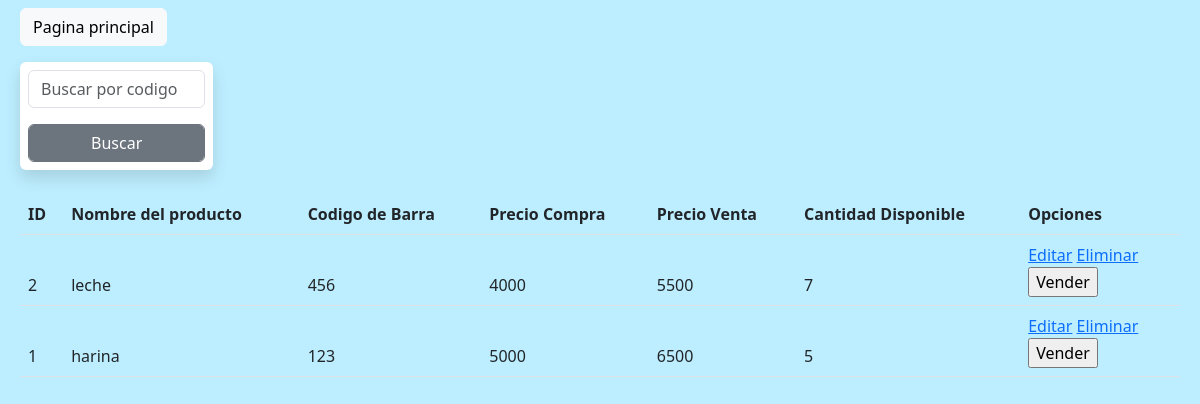
The app's page /buscador.php with its own data.
### tables this page shows
CREATE TABLE `productos` (
  `id` int(4) NOT NULL,
  `nombre` varchar(30) NOT NULL,
  `codigo` varchar(20) NOT NULL,
  `preciocompra` int(7) NOT NULL,
  `precioventa` int(7) NOT NULL,
  `cantidad` int(4) NOT NULL
);

### buscador.php (the view, shortened to what this page needs)
<?php
    $conexion=mysqli_connect('localhost','root','','inventario');
?>
<!DOCTYPE html>
<html lang="en">
<head>
    <link rel="stylesheet" href="css/bootstrap.css">
    <link rel="stylesheet" href="css/index.css">
</head>
<body>
    <a class="mb-3 btn btn-light" href="index.php">Pagina principal</a>
        <div class="containe bg-white rounded shadow p-2 col-xl-2 col-lg-3">
            <form action="buscador.php" method="post">
                <div class="mb-3"><input class="form-control" placeholder="Buscar por codigo" type="text" name="buscar" id=""></div>
                <input class="btn btn-secondary form-control" type="submit" value="Buscar">
            </form>
        </div>
        <br>
        <table class="table table-striped">
            <thead>
                <tr>
                    <th>ID</th>
                    <th>Nombre del producto</th>
                    <th>Codigo de Barra</th>
                    <th>Precio Compra</th>
                    <th>Precio Venta</th>
                    <th>Cantidad Disponible</th>
                    <th>Opciones</th>
                </tr>
                <?php
                $buscar = $_SESSION["busqueda"];
                $sql = "SELECT * FROM productos where codigo like '$buscar' '%' order by id desc";
                $result = mysqli_query($conexion, $sql);
                while ($mostrar = mysqli_fetch_row($result)){
                 ?>
                <tr>
                    <td><?php echo $mostrar['0']?></td>
                    <td><?php echo $mostrar['1']?></td>
                    <td><?php echo $mostrar['2']?></td>
                    <td><?php echo $mostrar['3']?></td>
                    <td><?php echo $mostrar['4']?></td>
                    <td><?php echo $mostrar['5']?></td>
                    <td>
                        <a href="editar.php?
                        id=<?php echo $mostrar['0']?> &
                        nombre=<?php echo $mostrar['1']?> &
                        codigo=<?php echo $mostrar['2']?> &
                        preciocompra=<?php echo $mostrar['3']?> &
                        precioventa=<?php echo $mostrar['4']?> &
                        cantidad=<?php echo $mostrar['5']?>
                        ">Editar</a>
                        <a href="sp_eliminar.php?
                        id=<?php echo $mostrar['0']?>
                        ">Eliminar</a>
                        <form method="POST">
                            <input type="submit" name="boton" value="Vender">
                        </form>
                    </td>
                </tr>
                <?php
                }
                ?>
            </thead>
        </table>
</body>
</html>

### css/index.css (style rules this page uses)
body { margin: 8px 20px !important; background-color: #BDEEFF; }

### records on screen
productos: id "2", nombre "leche", codigo "456", preciocompra "4000", precioventa "5500", cantidad "7"
productos: id "1", nombre "harina", codigo "123", preciocompra "5000", precioventa "6500", cantidad "5"
